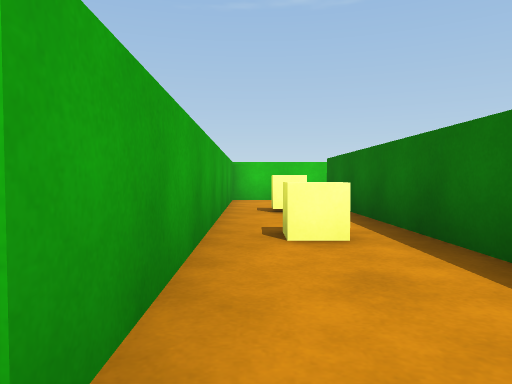
View 1 (above)

17 first-person views from a walk through a scene from a Unity 3-D project. The camera is 0.49 m above the floor, tilts 2° down and sees 70° across. The floor is counted in squares, 1 m on a side. Each view is taken from the middle of a square. On the plan, view 1 faces up. The plan holds only what a view shows up to about 9 squares ahead; the rest is blank. The place goes on beyond the plan. The player is left out.

View 2
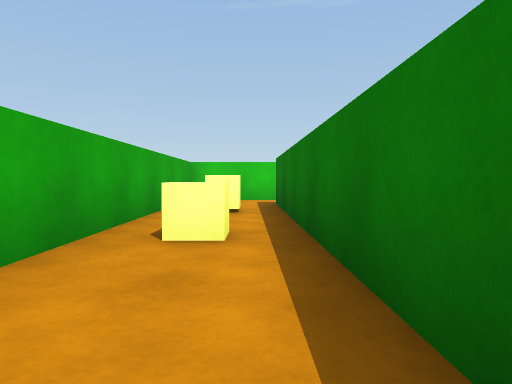

View 3
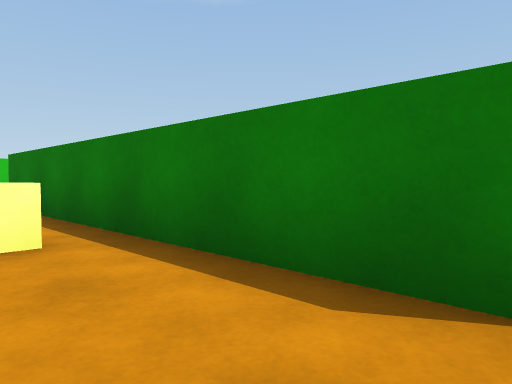

View 4
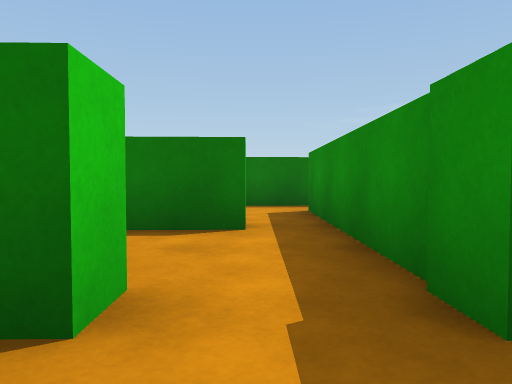

View 5
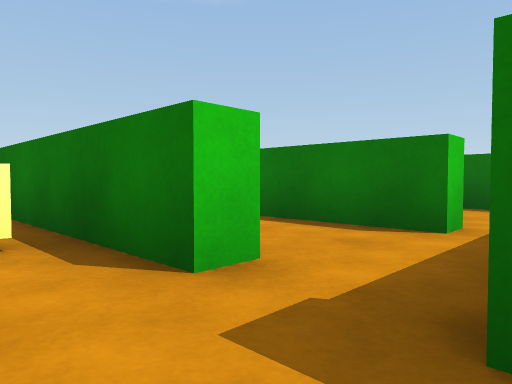

View 6
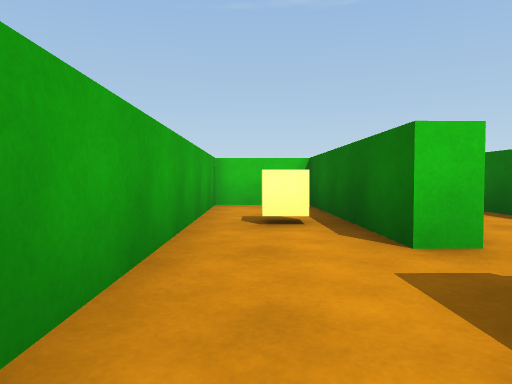

View 7
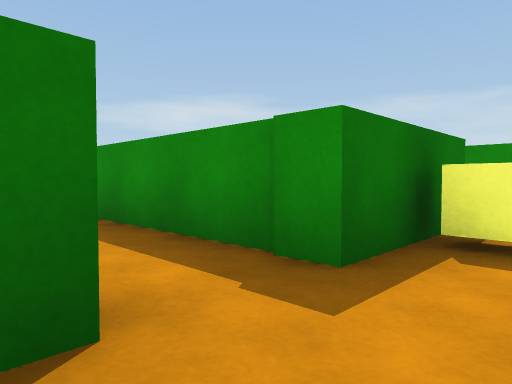

View 8
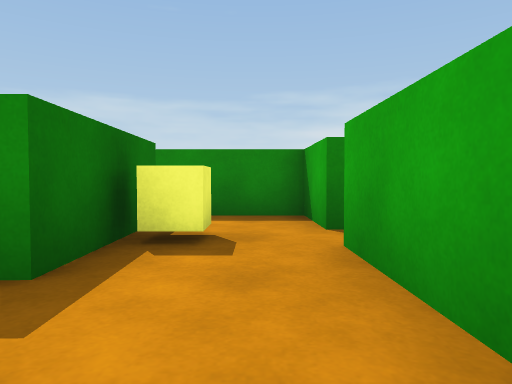

View 9
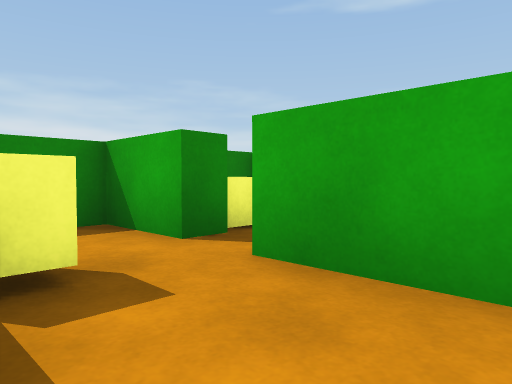

View 10
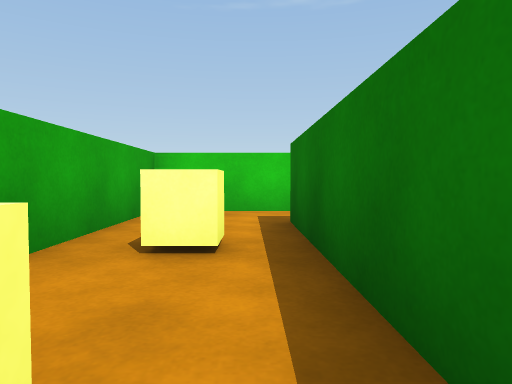

View 11
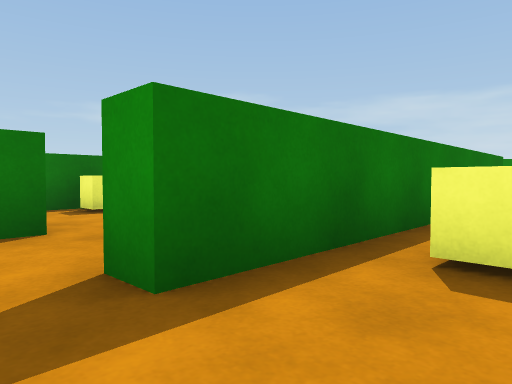

View 12
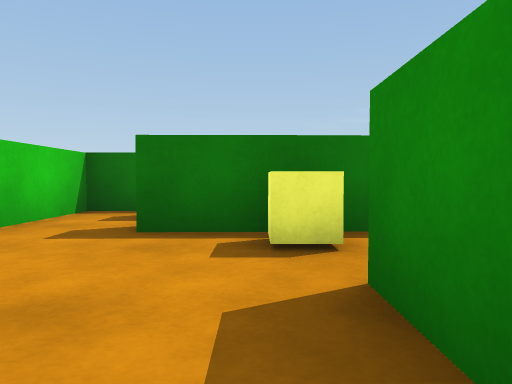

View 13
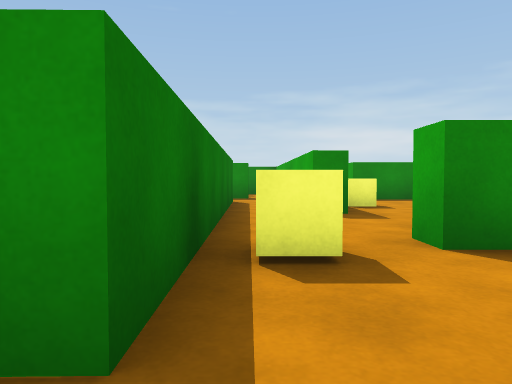

View 14
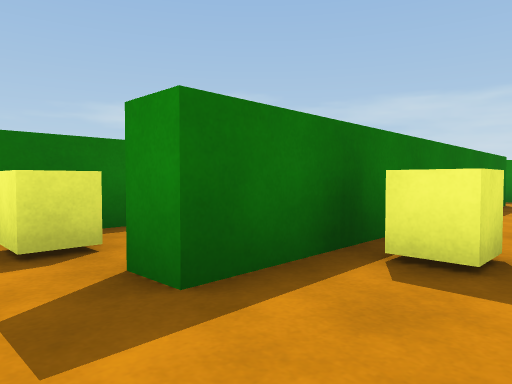

View 15
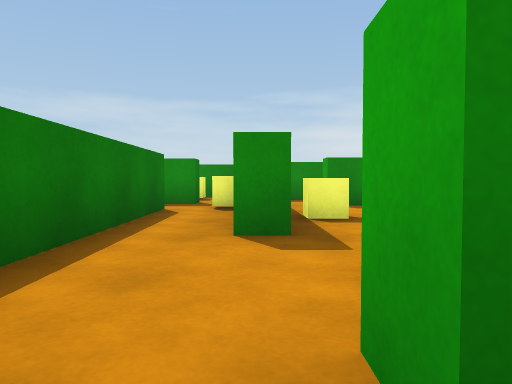

View 16
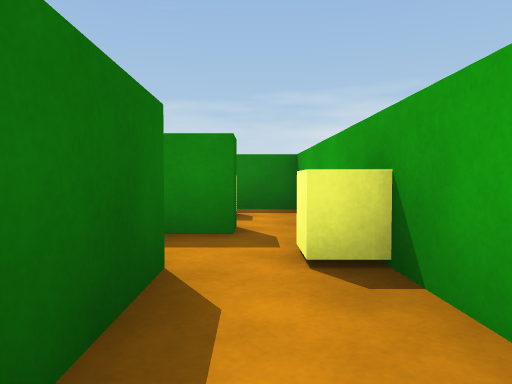

View 17
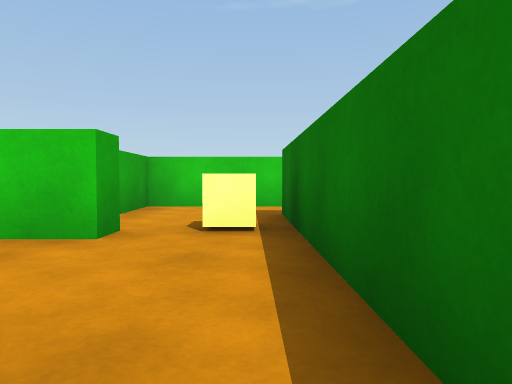

### Floor plan
Key: @ floor where view 1 was taken; # wall or solid block; x gap in a wall; . floor; C yellow cube.
Columns run from 5 left of view 1 to 9 right of it. Each row starts with its distance up from view 1.
  9     ###########
  8     #....#....#
  7     #..#....#C#
  6     #C.#...C###
  5     #..###..#
  4     #..# ...#
  3   ###C.# ...#
  2   #C#..#..#.#
  1   #.#..#.C#.#
  0   #..@.x..C.#
 -1   #.#####.#..
 -2   ..C    .###
 -3  C#.#   ####
 -4 #####     ##

Positions as (right, up) in squares from view 1, and headings:
1: (0, 0), facing up
2: (1, 0), facing up
3: (0, 0), facing up-right
4: (-2, 0), facing right
5: (-2, -1), facing up-right
6: (-2, -2), facing up
7: (-2, 1), facing down-right
8: (-2, 1), facing down
9: (-1, 0), facing down-left
10: (1, 3), facing up
11: (0, 8), facing down-right
12: (3, 6), facing right
13: (6, 8), facing down
14: (5, 8), facing down-right
15: (5, 6), facing down
16: (6, 2), facing down
17: (6, 2), facing up
